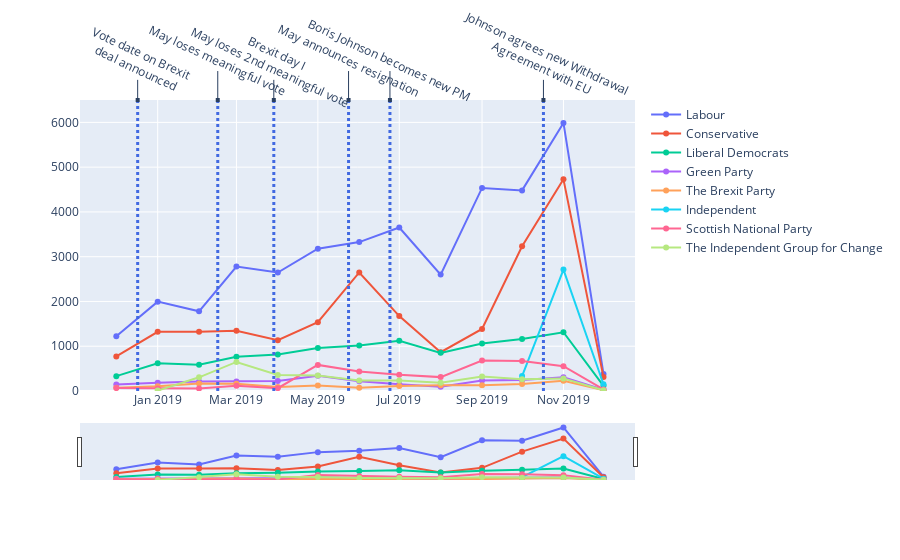

Notebook code cell kept with this figure:
### Code cell
plot_party_sentiment("dataset/ppc_accounts_timeline_year_sentiment.csv",'M', 0, 6500)

### Figure 1 — Plotly figure (JSON) as saved in the notebook; plotly's stock layout.template omitted (floating-point values rounded to 4 significant figures)
{"data": [{"name": "Labour", "type": "scatter", "x": ["2018-12", "2019-01", "2019-02", "2019-03", "2019-04", "2019-05", "2019-06", "2019-07", "2019-08", "2019-09", "2019-10", "2019-11", "2019-12"], "y": [1223, 1996, 1781, 2781, 2647, 3178, 3326, 3652, 2600, 4536, 4481, 5988, 382]}, {"name": "Conservative", "type": "scatter", "x": ["2018-12", "2019-01", "2019-02", "2019-03", "2019-04", "2019-05", "2019-06", "2019-07", "2019-08", "2019-09", "2019-10", "2019-11", "2019-12"], "y": [772, 1323, 1325, 1346, 1135, 1537, 2648, 1673, 866, 1386, 3234, 4728, 310]}, {"name": "Liberal Democrats", "type": "scatter", "x": ["2018-12", "2019-01", "2019-02", "2019-03", "2019-04", "2019-05", "2019-06", "2019-07", "2019-08", "2019-09", "2019-10", "2019-11", "2019-12"], "y": [332, 619, 587, 767, 816, 963, 1016, 1121, 852, 1059, 1163, 1312, 115]}, {"name": "Green Party", "type": "scatter", "x": ["2018-12", "2019-01", "2019-02", "2019-03", "2019-04", "2019-05", "2019-06", "2019-07", "2019-08", "2019-09", "2019-10", "2019-11", "2019-12"], "y": [143, 187, 212, 211, 221, 341, 217, 149, 97, 234, 245, 305, 29]}, {"name": "The Brexit Party", "type": "scatter", "x": ["2018-12", "2019-01", "2019-02", "2019-03", "2019-04", "2019-05", "2019-06", "2019-07", "2019-08", "2019-09", "2019-10", "2019-11", "2019-12"], "y": [74, 108, 166, 163, 91, 122, 75, 114, 131, 127, 156, 231, 18]}, {"name": "Independent", "type": "scatter", "x": ["2019-10", "2019-11", "2019-12"], "y": [333, 2712, 151]}, {"name": "Scottish National Party", "type": "scatter", "x": ["2018-12", "2019-01", "2019-02", "2019-03", "2019-04", "2019-05", "2019-06", "2019-07", "2019-08", "2019-09", "2019-10", "2019-11", "2019-12"], "y": [65, 58, 56, 115, 63, 583, 436, 363, 310, 680, 669, 555, 34]}, {"name": "The Independent Group for Change", "type": "scatter", "x": ["2019-01", "2019-02", "2019-03", "2019-04", "2019-05", "2019-06", "2019-07", "2019-08", "2019-09", "2019-10", "2019-11", "2019-12"], "y": [9, 306, 649, 357, 345, 234, 234, 187, 324, 265, 282, 16]}], "layout": {"annotations": [{"arrowhead": 7, "ax": 0, "ay": -40, "showarrow": true, "text": "Vote date on Brexit<br> deal announced", "textangle": 25, "x": "2018-12-17", "xref": "x", "y": 6500, "yref": "y"}, {"arrowhead": 7, "ax": 0, "ay": -40, "showarrow": true, "text": "May loses meaningful vote", "textangle": 25, "x": "2019-02-15", "xref": "x", "y": 6500, "yref": "y"}, {"arrowhead": 7, "ax": 0, "ay": -40, "showarrow": true, "text": "Brexit day I<br>May loses 2nd meaningful vote", "textangle": 25, "x": "2019-03-29", "xref": "x", "y": 6500, "yref": "y"}, {"arrowhead": 7, "ax": 0, "ay": -40, "showarrow": true, "text": "May announces resignation", "textangle": 25, "x": "2019-05-24", "xref": "x", "y": 6500, "yref": "y"}, {"arrowhead": 7, "ax": 0, "ay": -40, "showarrow": true, "text": "Boris Johnson becomes new PM", "textangle": 25, "x": "2019-06-24", "xref": "x", "y": 6500, "yref": "y"}, {"arrowhead": 7, "ax": 0, "ay": -40, "showarrow": true, "text": "Johnson agrees new Withdrawal<br> Agreement with EU", "textangle": 25, "x": "2019-10-17", "xref": "x", "y": 6500, "yref": "y"}], "shapes": [{"line": {"color": "RoyalBlue", "dash": "dot", "width": 3}, "type": "line", "x0": "2018-12-17", "x1": "2018-12-17", "y0": 0, "y1": 6500}, {"line": {"color": "RoyalBlue", "dash": "dot", "width": 3}, "type": "line", "x0": "2019-02-15", "x1": "2019-02-15", "y0": 0, "y1": 6500}, {"line": {"color": "RoyalBlue", "dash": "dot", "width": 3}, "type": "line", "x0": "2019-03-29", "x1": "2019-03-29", "y0": 0, "y1": 6500}, {"line": {"color": "RoyalBlue", "dash": "dot", "width": 3}, "type": "line", "x0": "2019-05-24", "x1": "2019-05-24", "y0": 0, "y1": 6500}, {"line": {"color": "RoyalBlue", "dash": "dot", "width": 3}, "type": "line", "x0": "2019-06-24", "x1": "2019-06-24", "y0": 0, "y1": 6500}, {"line": {"color": "RoyalBlue", "dash": "dot", "width": 3}, "type": "line", "x0": "2019-10-17", "x1": "2019-10-17", "y0": 0, "y1": 6500}], "xaxis": {"rangeslider": {"visible": true}}, "yaxis": {"range": [0, 6500]}}}
